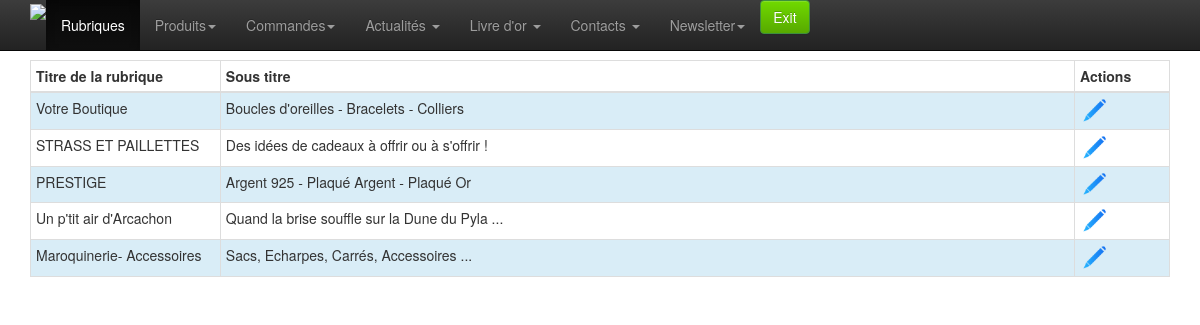
The page /admin/rubrique/liste.php (signed in) on the database its author committed.
### tables this page shows
CREATE TABLE `rubrique` (
  `id` smallint(5) unsigned NOT NULL AUTO_INCREMENT,
  `label` varchar(50) NOT NULL,
  `sous_titre` varchar(100) NOT NULL,
  `image` varchar(100) NOT NULL,
  PRIMARY KEY (`id`)
);

### admin/classes/StorageManager.php (called while the page is built, shortened)
<?php
class StorageManager{
	protected function dbConnect() {
	    $host = DBHOST;
	    $user = DBUSER;
	    $pass = DBPASSWD;
	    $bdd  = DBNAME;
		try {
			$this->mysqli = new mysqli ($host, $user, $pass, $bdd) ;
		} catch (Exception $e) {
			throw new Exception("Erreur Connexion DB ". $e->getMessage());
		}
	}
}
?>

### admin/classes/Catproduct.php (called while the page is built, shortened)
<?php
require_once("StorageManager.php");
class Catproduct extends StorageManager {
	public function getRubriques( $id=0, $debug=false ){
		$sql = "SELECT * FROM rubrique";
		$sql .= " ORDER BY id ASC;";
		$new_array = null;
		$result = mysqli_query($this->mysqli,$sql);
		while( $row = mysqli_fetch_assoc( $result)){
			$new_array[] = $row;
		}
		return $new_array;
	}
}

### admin/rubrique/liste.php (the view, shortened to what this page needs)
<?
	require '../classes/Catproduct.php';
	$catproduct = new Catproduct();
	$liste_rubrique = $catproduct->getRubriques();
?>
<!doctype html>
<html class="no-js" lang="en">
<head>
	<? include_once "../inc-meta.php" ;?>
</head>
<body>
	<? require_once "../inc-menu.php" ;?>
	<div class="container">
		<div class="row">
			<div class="col-xs-12 col-sm-12 col-md-12">
				<table class="table table-hover table-bordered table-condensed table-striped" >
					<thead>
						<tr>
							<th class="col-md-2" style="">
								Titre de la rubrique
							</th><th class="col-md-9" style="">
								Sous titre
							</th>
							<th class="col-md-1" colspan="2" style="">
								Actions
							</th>
						</tr>
					</thead>
					<tbody>
						<?
						if ( !empty( $liste_rubrique ) ) {
							$i=0;
							foreach ( $liste_rubrique as $value ) {
								$i++;
								$classe_affichage = ( $i % 2 != 0 ) ? 'info' : '';
								echo "<tr class='" . $classe_affichage . "'>\n";
								echo "	<td>" . $value[ "label" ] . "</td>\n";
								echo "	<td>" . $value[ "sous_titre" ] . "</td>\n";
								echo "	<td><a href='./ajouter.php?id=" . $value[ "id" ] . "'><img src='../img/modif.png' width='30' alt='Modifier' ></a></td>\n";
								echo "</tr>\n";
							}
						}
						?>
					</tbody>
				</table>
			</div>
		</div>
	</div>
</body>
</html>

### admin/css/style.css (style rules this page uses)
body { padding-top: 60px; padding-bottom: 40px; }

### rows shown on the page
rubrique: label "Votre Boutique", sous_titre "Boucles d'oreilles - Bracelets - Colliers"
rubrique: label "STRASS ET PAILLETTES", sous_titre "Des idées de cadeaux à offrir ou à s'offrir !"
rubrique: label "PRESTIGE", sous_titre "Argent 925 - Plaqué Argent - Plaqué Or"
rubrique: label "Un p'tit air d'Arcachon", sous_titre "Quand la brise souffle sur la Dune du Pyla ..."
rubrique: label "Maroquinerie- Accessoires", sous_titre "Sacs, Echarpes, Carrés, Accessoires ..."
